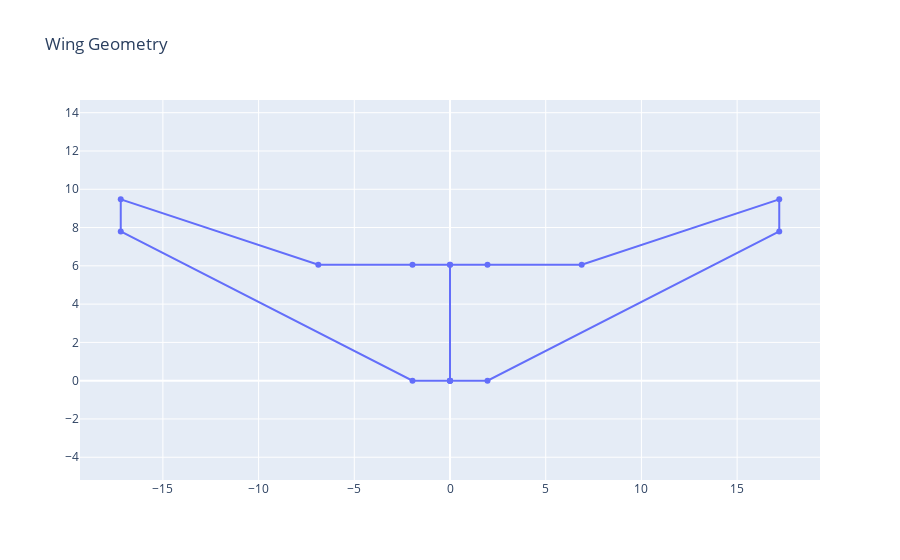

Notebook source saved alongside this figure:
### Code cell
fig = wing_geometry_symetric_plot(result_xml)
fig.show()

### Figure 1 — Plotly figure (JSON) as saved in the notebook; plotly's stock layout.template omitted (floating-point values rounded to 4 significant figures)
{"data": [{"mode": "lines+markers", "type": "scatter", "uid": "8ae73344-20ad-479e-97a7-049789c63851", "x": [0, -1.96, -17.2, -17.2, -6.88, -1.96, 0, 0, 0, 1.96, 17.2, 17.2, 6.88, 1.96, 0, 0], "y": [0, 0, 7.793, 9.475, 6.056, 6.056, 6.056, 0, 0, 0, 7.793, 9.475, 6.056, 6.056, 6.056, 0]}], "layout": {"title": {"text": "Wing Geometry"}, "yaxis": {"scaleanchor": "x", "scaleratio": 1}}}
